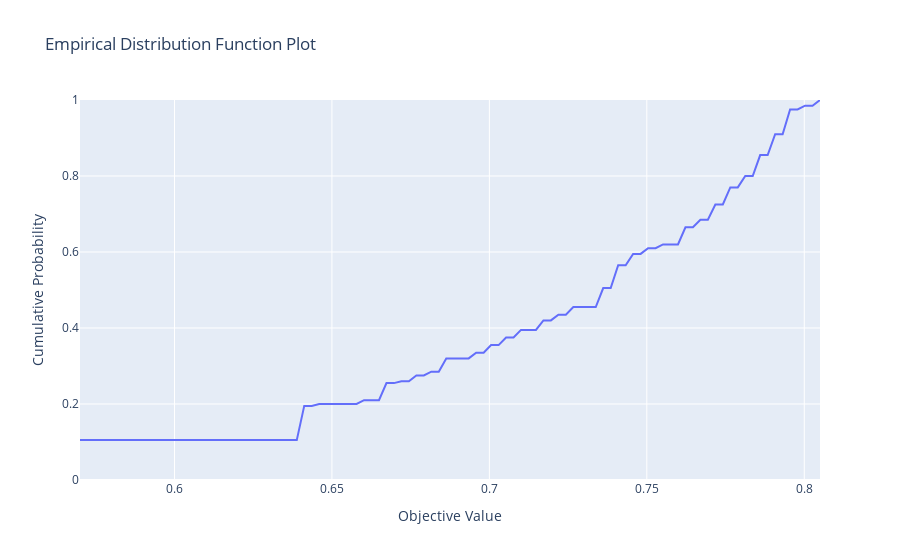

Notebook code for this chart:
### Code cell
optuna.visualization.plot_edf(study)
